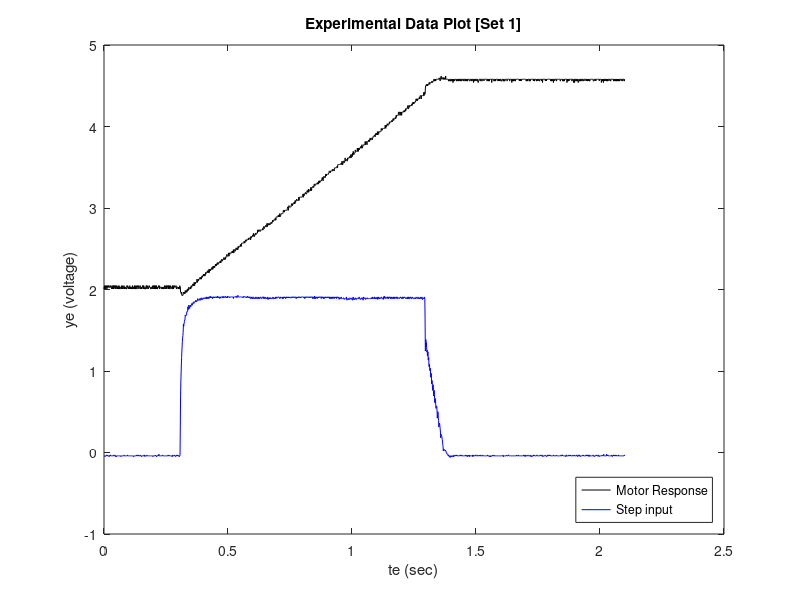
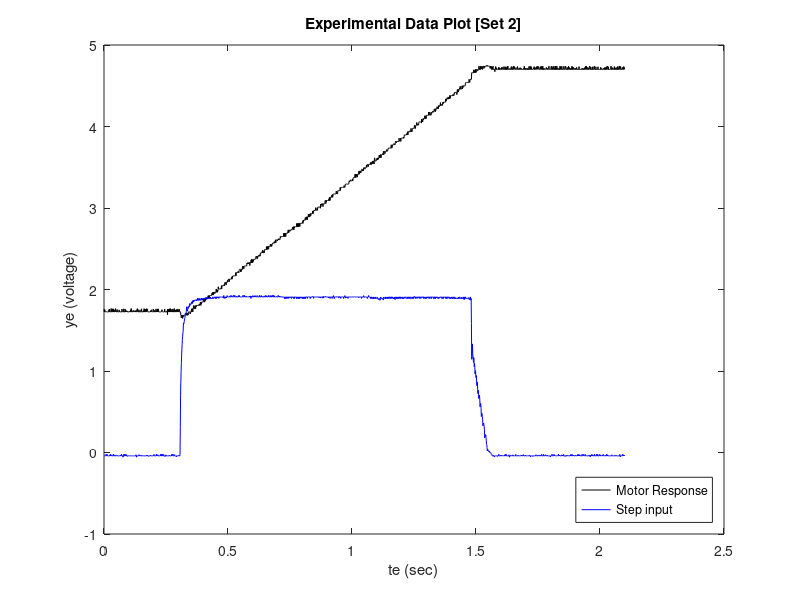
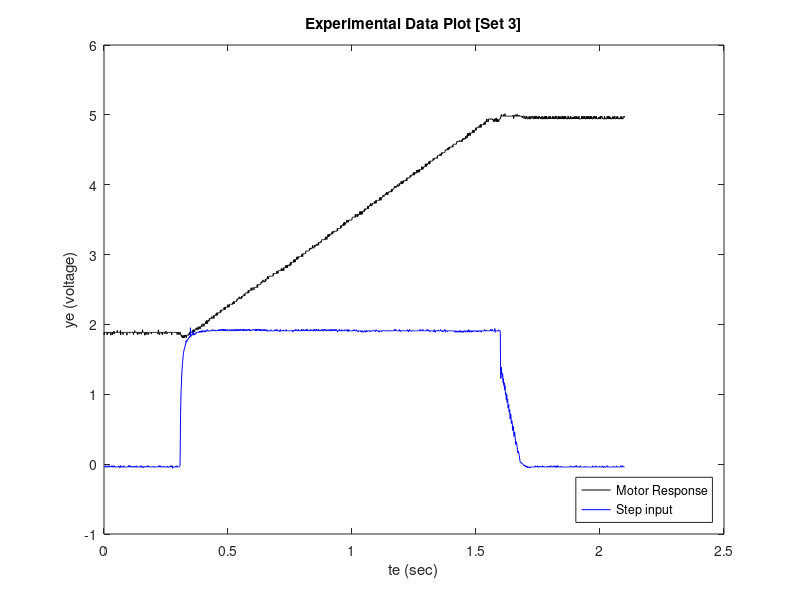

MATLAB code for these plots, in order: (Note: this script raises an error after producing the figures.)
%% ENB301_PracCode.m
% Written by D Gilmour n8871566

clc
clear all
close all

%% B1 - Load experimental data and plot
% Plot in black
data = csvread('PartB_Test1.csv',2,0);
te_1 = data(1:end,1);
te_1 = te_1 + abs(te_1(1));
ye_1 = data(1:end,2);
ye_1step = data(1:end,3);

data = csvread('PartB_Test2.csv',2,0);
te_2 = data(1:end,1);
te_2 = te_2 + abs(te_2(1));
ye_2 = data(1:end,2);
ye_2step = data(1:end,3);

data = csvread('PartB_Test3.csv',2,0);
te_3 = data(1:end,1);
te_3 = te_3 + abs(te_3(1));
ye_3 = data(1:end,2);
ye_3step = data(1:end,3);

figure
plot(te_1,ye_1,'k',te_1,ye_1step,'b')
title('Experimental Data Plot [Set 1]')
xlabel('te (sec)')
ylabel('ye (voltage)')
legend('Motor Response', 'Step input', 'Location','SouthEast')
print('-depsc',strcat('figures',filesep,'B1_dataset1'));
close

figure
plot(te_2,ye_2,'k',te_2,ye_2step,'b')
title('Experimental Data Plot [Set 2]')
xlabel('te (sec)')
ylabel('ye (voltage)')
legend('Motor Response', 'Step input', 'Location','SouthEast')
print('-depsc',strcat('figures',filesep,'B1_dataset2'));
close

figure
plot(te_3,ye_3,'k',te_3,ye_3step,'b')
title('Experimental Data Plot [Set 3]')
xlabel('te (sec)')
ylabel('ye (voltage)')
legend('Motor Response', 'Step input', 'Location','SouthEast')
print('-depsc',strcat('figures',filesep,'B1_dataset3'));
close

%% B3 
% B3 - Derive single figure of merit: Used both Mean Square figure of merit
% and Root Mean Square figure of Merit
% Mean square error calculation:
% error_ms = error_ms + (G_0(jj) - ye(jj))^2;

% Root mean square error calculation:
% error_rms = error_rms + rms(G_0(jj) - ye(jj));

%% B4
% Improve Estimates using plots and figure of merit. Could use filters
% to improve quality of estimate. Could use medfilt1() in actual vector calculations.
mf1 = 50;   % medfilt1 averaging weighting

% Plot experimental data ye against systems estimated tf y1
[te_1new,ye_1new] = timing_fix(te_1,ye_1);
[te_2new,ye_2new] = timing_fix(te_2,ye_2);
[te_3new, ye_3new] = timing_fix(te_3,ye_3);

figure
plot(te_1new,ye_1new,'k')
title('Experimental Data Plot [Set 1 Adjusted]')
xlabel('te (sec)')
ylabel('ye (voltage)')
print('-depsc',strcat('figures',filesep,'B2_dataset1'));
close

figure
plot(te_2new,ye_2new,'k')
title('Experimental Data Plot [Set 2 Adjusted]')
xlabel('te (sec)')
ylabel('ye (voltage)')
print('-depsc',strcat('figures',filesep,'B2_dataset2'));
close

figure
plot(te_3new,ye_3new,'k')
title('Experimental Data Plot [Set 2 Adjusted]')
xlabel('te (sec)')
ylabel('ye (voltage)')
print('-depsc',strcat('figures',filesep,'B2_dataset3'));
close

[te_1trim, ye_1trim] = trimForCalculation(te_1new,ye_1new,mf1);
[te_2trim, ye_2trim] = trimForCalculation(te_2new,ye_2new,mf1);
[te_3trim, ye_3trim] = trimForCalculation(te_3new,ye_3new,mf1);

km_num = 500;    % number of km values used
km_max = 500;   % max km value used
alpha_num = 500;    % number of alpha values used
alpha_max = 500;    % max alpha value used

% Preallocate size for speed
output_ms = zeros(3,km_num*alpha_num);
output_rms = zeros(3,km_num*alpha_num);
km_ms = zeros(1,3);
alpha_ms = zeros(1,3);
km_rms = zeros(1,3);
alpha_rms = zeros(1,3);
        
for iteration = 1 : 3
    
    % Set te and ye based on iteration
    if (iteration == 1)        
        te = te_1trim;
        ye = ye_1trim;
    elseif (iteration == 2)
        te = te_2trim;
        ye = ye_2trim;
    else
        te = te_3trim;
        ye = ye_3trim;
    end      
    
    % Set cycle variables
    error_ms = 0;
    error_rms = 0;
    ii = 1;
    count = 0;
    
    for km = linspace(0,km_max,km_num)   % Cycle km values
       for alpha = linspace(0,alpha_max,alpha_num)  % Cycle alpha values
           G = tf(km, [1 alpha 0]);
           G_0 = step(G,te);

           % Calculate error
           for jj = 1 : length(te)
              % Calculate mean square error
              error_ms = error_ms + (G_0(jj) - ye(jj))^2;
              
              % Calculate root mean square error
              error_rms = error_rms + rms(G_0(jj) - ye(jj));
           end
           
           % Store km, alpha and the error taken to calculate
           output_ms(:,ii) = [km;alpha;error_ms];
           output_rms(:,ii) = [km;alpha;error_rms];
           
           % Reset cycle variables
           ii = ii + 1;
           error_ms = 0;
           error_rms = 0;
       end
       
       % Output km iterations
       %count = count + 1;       
       %fprintf('%d %s %d\n',count,'/',km_num);
    end

    % Calculate km and alpha values for mean square error calculation
    [~,index] = min(output_ms(3,:));
    km_ms(iteration) = output_ms(1,index); % Output variable
    alpha_ms(iteration) = output_ms(2,index);  % Output variable

    % Calculate km and alpha values for root mean square error calculation
    [~,index] = min(output_rms(3,:));
    km_rms(iteration) = output_rms(1,index); % Output variable
    alpha_rms(iteration) = output_rms(2,index);  % Output variable    
end
km_mean = (mean(km_ms) + mean(km_rms)) / 2;
alpha_mean = (mean(alpha_ms) + mean(alpha_rms)) / 2;

% Write km and alpha values to file
fileID = fopen('y1.txt','w');
fprintf(fileID,'%s\n\n','Results from calculating km and alpha');
fprintf(fileID,'%s %6.4f %6.4f %6.4f\n','km_ms:',km_ms);
fprintf(fileID,'%s %6.4f %6.4f %6.4f\n','km_rms:',km_rms);
fprintf(fileID,'%s %6.4f %6.4f %6.4f\n','alpha_ms:',alpha_ms);
fprintf(fileID,'%s %6.4f %6.4f %6.4f\n','alpha_rms',alpha_rms);
fprintf(fileID,'%s %6.4f\n','km_mean:',km_mean);
fprintf(fileID,'%s %6.4f\n','alpha_mean',alpha_mean);
fclose(fileID);

% Display km and alpha values
fprintf('%s\n','km_ms:')
disp(km_ms);
fprintf('%s\n','alpha_ms:')
disp(alpha_ms);
fprintf('%s\n','km_rms:')
disp(km_rms);
fprintf('%s\n','alpha_rms:')
disp(alpha_rms);
fprintf('%s\n', 'km:')
disp(km_mean);
fprintf('%s\n', 'alpha:')
disp(alpha_mean);

% Plot y1 against ye
% Data Set 1
G = tf(km_ms(1), [1 alpha_ms(1) 0]); 
y1_ms = step(G,te_1new);
figure
plot(te_1new,medfilt1(ye_1new,1),'k',te_1new,medfilt1(y1_ms,1),'b')
title('Experimental vs estimated TF [Set 1 Adjusted, mean square error]')
xlabel('te (sec)')
ylabel('y (voltage)')
legend('ye','y1')
print('-depsc',strcat('figures',filesep,'y1_dataset1_ms'));
close

G = tf(km_rms(1), [1 alpha_rms(1) 0]); 
y1_rms = step(G,te_1new);
figure
plot(te_1new,ye_1new,'k',te_1new,y1_rms,'b')
title('Experimental vs estimated TF [Set 1 Adjusted, root mean square error]')
xlabel('te (sec)')
ylabel('y (voltage)')
legend('ye','y1')
print('-depsc',strcat('figures',filesep,'y1_dataset1_rms'));
close

% Data Set 2
G = tf(km_ms(2), [1 alpha_ms(2) 0]);
y1_ms = step(G,te_2new);
figure
plot(te_2new,ye_2new,'k',te_2new,y1_ms,'b')
title('Experimental vs estimated TF [Set 2 Adjusted, mean square error]')
xlabel('te (sec)')
ylabel('y (voltage)')
legend('ye','y1')
print('-depsc',strcat('figures',filesep,'y1_dataset2_ms'));
close

G = tf(km_rms(2), [1 alpha_rms(2) 0]); 
y1_rms = step(G,te_2new);
figure
plot(te_2new,ye_2new,'k',te_2new, y1_rms,'b')
title('Experimental vs estimated TF [Set 2 Adjusted, root mean square error]')
xlabel('te (sec)')
ylabel('y (voltage)')
legend('ye','y1')
print('-depsc',strcat('figures',filesep,'y1_dataset2_rms'));
close

% Data Set 3
G = tf(km_ms(3), [1 alpha_ms(3) 0]); 
y1_ms = step(G,te_3new);
figure
plot(te_3new,ye_3new,'k',te_3new,y1_ms,'b')
title('Experimental vs estimated TF [Set 3 Adjusted, mean square error]')
xlabel('te (sec)')
ylabel('y (voltage)')
legend('ye','y1')
print('-depsc',strcat('figures',filesep,'y1_dataset3_ms'));
close

G = tf(km_rms(3), [1 alpha_rms(3) 0]); 
y1_rms = step(G,te_3new);
figure
plot(te_3new,ye_3new,'k',te_3new,y1_rms,'b')
title('Experimental vs estimated TF [Set 3 Adjusted, root mean square error]')
xlabel('te (sec)')
ylabel('y (voltage)')
legend('ye','y1')
print('-depsc',strcat('figures',filesep,'y1_dataset3_rms'));
close

save('partb_Variables.mat')
%{
km_length = 500; alpha_length = 500
km_max = 500; alpha_max = 500
km_ms:
  289.5792  496.9940  495.9920

alpha_ms:
  118.2365  201.4028  198.3968

km_rms:
  265.5311  500.0000  483.9679

alpha_rms:
  108.2164  202.4048  193.3868
%}



%% B5
%clear
%load('partb_MatlabOutput')
%alpha_mean = 170.3407;

% Use second order model and alpha to calculate km and beta.
% Experimental time and voltage vectors

km_num = 500;    % number of km values used
km_max = 500;   % max km value used
beta_num = 50;    % number of alpha values used
beta_max = 1;    % max alpha value used

% Preallocate size for speed
output_ms = zeros(3,km_num*beta_num);
output_rms = zeros(3,km_num*beta_num);
km2_ms = zeros(1,3);
beta_ms = zeros(1,3);
km2_rms = zeros(1,3);
beta_rms = zeros(1,3);
    
for iteration = 1:3
    if(iteration == 1)
        te = te_1trim;
        ye = ye_1trim;
    elseif(iteration==2)
        te = te_2trim;
        ye = ye_2trim;
    else
        te = te_3trim;
        ye = ye_3trim;
    end
    
    % Set cycle variables
    error_ms = 0;
    error_rms = 0;
    ii = 1;
    count = 0;
    
    for km = linspace(0,km_max,km_num)   % Cycle km values
       for beta = linspace(0,beta_max,beta_num)  % Cycle alpha values
           G = tf(km, [1 (alpha_mean+beta) (alpha_mean*beta)]);
           G_0 = step(G,te);

           % Calculate error
           for jj = 1 : length(te)
              % Calculate mean square error
              error_ms = error_ms + (G_0(jj) - ye(jj))^2;

              % Calculate root mean square error
              error_rms = error_rms + rms(G_0(jj) - ye(jj));
           end

           % Store km, alpha and the error taken to calculate
           output_ms(:,ii) = [km;beta;error_ms];
           output_rms(:,ii) = [km;beta;error_rms];

           % Reset cycle variables
           ii = ii + 1;
           error_ms = 0;
           error_rms = 0;
       end

        % Output km iterations
       %count = count + 1;       
       %fprintf('%d %s %d\n',count,'/',km_num);
    end

    % Calculate km and alpha values for mean square error calculation
    [~,index] = min(output_ms(3,:));
    km2_ms(iteration) = output_ms(1,index); % Output variable
    beta_ms(iteration) = output_ms(2,index);  % Output variable

    % Calculate km and alpha values for root mean square error calculation
    [~,index] = min(output_rms(3,:));
    km2_rms(iteration) = output_rms(1,index); % Output variable
    beta_rms(iteration) = output_rms(2,index);  % Output variable 
end

km_mean2 = (mean(km_ms) + mean(km2_rms)) / 2;
beta_mean = (mean(beta_ms) + mean(beta_rms)) / 2;
    
% Display km and beta values
fprintf('%s\n','km_ms:')
disp(km2_ms);
fprintf('%s\n','beta_ms:')
disp(beta_ms);
fprintf('%s\n','km_rms:')
disp(km2_rms);
fprintf('%s\n','beta_rms:')
disp(beta_rms);
fprintf('%s\n', 'km:')
disp(km_mean2);
fprintf('%s\n', 'beta:')
disp(beta_mean);

% Write km and beta values to file
fileID = fopen('y2.txt','w');
fprintf(fileID,'%s\n\n','Results from calculating km and beta with set alpha value.');
fprintf(fileID,'%s %6.4f\n','Precalculated alpha:',alpha_mean);
fprintf(fileID,'%s %6.4f %6.4f %6.4f\n','km_ms:',km2_ms);
fprintf(fileID,'%s %6.4f %6.4f %6.4f\n','km_rms:',km2_rms);
fprintf(fileID,'%s %6.4f %6.4f %6.4f\n','beta_ms:',beta_ms);
fprintf(fileID,'%s %6.4f %6.4f %6.4f\n','beta_rms',beta_rms);
fprintf(fileID,'%s %6.4f\n','km_mean:',km_mean2);
fprintf(fileID,'%s %6.4f\n','beta_mean',beta_mean);
fclose(fileID);

% Plot response
% G = tf(km_mean2, [1 (alpha+beta_mean) (alpha*beta_mean)]);
% y2 = step(G,te_1new);
% figure
% plot(te_1new,ye_1new,'k',te_1new,y2,'b')
% title('Experimental vs estimated TF [Set 1 Adjusted]')
% xlabel('te (sec)')
% ylabel('y (voltage)')
% legend('ye','y1')
% print('-depsc',strcat('figures',filesep,'y2_dataset1'));
% close

% Plot y2 against ye
% Data Set 1
G = tf(km2_ms(1), [1 (alpha_mean+beta_ms(1)) (alpha_mean*beta_ms(1))]);
y2_ms = step(G,te_1new);
figure
plot(te_1new,medfilt1(ye_1new,1),'k',te_1new,medfilt1(y2_ms,1),'b')
title('Experimental vs estimated TF [Set 1 Adjusted, mean square error]')
xlabel('te (sec)')
ylabel('y (voltage)')
legend('ye','y1')
print('-depsc',strcat('figures',filesep,'y2_dataset1_ms'));
close

G = tf(km2_ms(1), [1 (alpha_mean+beta_ms(1)) (alpha_mean*beta_ms(1))]);
y2_rms = step(G,te_1new);
figure
plot(te_1new,ye_1new,'k',te_1new,y2_rms,'b')
title('Experimental vs estimated TF [Set 1 Adjusted, root mean square error]')
xlabel('te (sec)')
ylabel('y (voltage)')
legend('ye','y1')
print('-depsc',strcat('figures',filesep,'y2_dataset1_rms'));
close

% Data Set 2
G = tf(km2_ms(2), [1 (alpha_mean+beta_ms(2)) (alpha_mean*beta_ms(2))]);
y2_ms = step(G,te_2new);
figure
plot(te_2new,medfilt1(ye_2new,1),'k',te_2new,medfilt1(y2_ms,1),'b')
title('Experimental vs estimated TF [Set 3 Adjusted, mean square error]')
xlabel('te (sec)') 
ylabel('y (voltage)')
legend('ye','y1')
print('-depsc',strcat('figures',filesep,'y2_dataset2_ms'));
close

G = tf(km2_ms(2), [1 (alpha_mean+beta_ms(2)) (alpha_mean*beta_ms(2))]);
y2_rms = step(G,te_2new);
figure
plot(te_2new,ye_2new,'k',te_2new,y2_rms,'b')
title('Experimental vs estimated TF [Set 3 Adjusted, root mean square error]')
xlabel('te (sec)')
ylabel('y (voltage)')
legend('ye','y1')
print('-depsc',strcat('figures',filesep,'y2_dataset2_rms'));
close

% Data Set 3
G = tf(km2_ms(3), [1 (alpha_mean+beta_ms(3)) (alpha_mean*beta_ms(3))]);
y2_ms = step(G,te_3new);
figure
plot(te_3new,medfilt1(ye_3new,1),'k',te_3new,medfilt1(y2_ms,1),'b')
title('Experimental vs estimated TF [Set 3 Adjusted, mean square error]')
xlabel('te (sec)')
ylabel('y (voltage)')
legend('ye','y1')
print('-depsc',strcat('figures',filesep,'y2_dataset3_ms'));
close

G = tf(km2_ms(3), [1 (alpha_mean+beta_ms(3)) (alpha_mean*beta_ms(3))]);
y2_rms = step(G,te_3new);
figure
plot(te_3new,ye_3new,'k',te_3new,y2_rms,'b')
title('Experimental vs estimated TF [Set 3 Adjusted, root mean square error]')
xlabel('te (sec)')
ylabel('y (voltage)')
legend('ye','y1')
print('-depsc',strcat('figures',filesep,'y2_dataset3_rms'));
close


%% C4
%Calculate expected time response
Rf = 33 * 10^3;
R1 = 10 * 10^3;
alpha = 38.61;
Km = 326;
K = Rf / R1;
G_c = tf(K * Km, [1 alpha K * Km]);
Y_c = tf(K * Km, [1 alpha K * Km 0]);

[num, den] = tfdata(Y_c,'v');
%r = gain, p = pole, k = direct term ie r / (s + p) + k
[r, p, k] = residue(num,den);

x = tf(r(1),[1 p(1)]);
y = tf(r(2),[1 p(2)]);
z = tf(r(3),[1 p(3)]);
partialFrac = [x y z];

%% C5 - Calculate theretical gain required for 5% overshoot. Determine requried resistors.

%% C6
% Import experimental data into matla. Compare closed loop response with
% prediced model Y_c. What does this suggest about model derived in part B?
data = csvread('PartC_Theoretical.csv',2,0);  % Read in Closed loop theoretical data
tc_theoretical = data(1:end,1);   % Store tc variable
tc_theoretical = tc_theoretical + abs(tc_theoretical(1));
yc_theoretical = data(1:end,3);   % Store yc variable
yc_theoreticalStep = data(1:end,2);   % Store tc step input variable

data = csvread('PartC_Experimental.csv',2,0);  % Read in Closed loop theoretical data
tc_experimental = data(1:end,1);   % Store tc variable
tc_experimental = tc_experimental + abs(tc_experimental(1));
yc_experimental = data(1:end,3);   % Store yc variable
yc_2experimentalStep = data(1:end,2);   % Store tc step input variable

figure
plot(tc_theoretical,yc_theoretical,'k',tc_theoretical,yc_theoreticalStep,'g')
title('Closed Loop Theoretical Data Plot')
xlabel('tc (sec)')
ylabel('yc (voltage)')
legend('Motor Response', 'Step input', 'Location','SouthEast')
print('-depsc',strcat('figures',filesep,'C6_theoretical'));
close

figure
plot(tc_experimental,yc_experimental,'k',tc_experimental,yc_2experimentalStep,'g')
title('Closed Loop Experimental Data Plot')
xlabel('tc (sec)')
ylabel('yc (voltage)')
legend('Motor Response', 'Step input', 'Location','SouthEast')
print('-depsc',strcat('figures',filesep,'C6_experimental'));
close

[tc_theoretical, yc_theoretical] = timing_fix2(tc_theoretical, yc_theoretical);
Yc_model1 = step(G_c,tc_theoretical);
figure
plot(tc_theoretical,Yc_model1,'k',tc_theoretical,yc_theoretical,'g')
title('Closed Loop Theoretical Vs Model Data Plot')
xlabel('tc (sec)')
ylabel('yc (voltage)')
legend('Motor Response', 'Step input', 'Location','SouthEast')
print('-depsc',strcat('figures',filesep,'C6_theoretical_model'));
close

% Yc_model2 = step(G_c,tc_experimental);
% figure
% plot(tc_experimental,Yc_model2,'k',tc_experimental,yc_experimental,'g')
% title('Closed Loop Experimental vs Model Data Plot')
% xlabel('tc (sec)')
% ylabel('yc (voltage)')
% legend('Motor Response', 'Step input', 'Location','SouthEast')
% print('-depsc',strcat('figures',filesep,'C6_experimental_model'));
% close

%% D
%[mag,phase] = bode( G, imag(jw) )
%http://stackoverflow.com/questions/22837372/how-to-replace-the-laplace-variable-in-a-transfer-function-with-a-number-value
